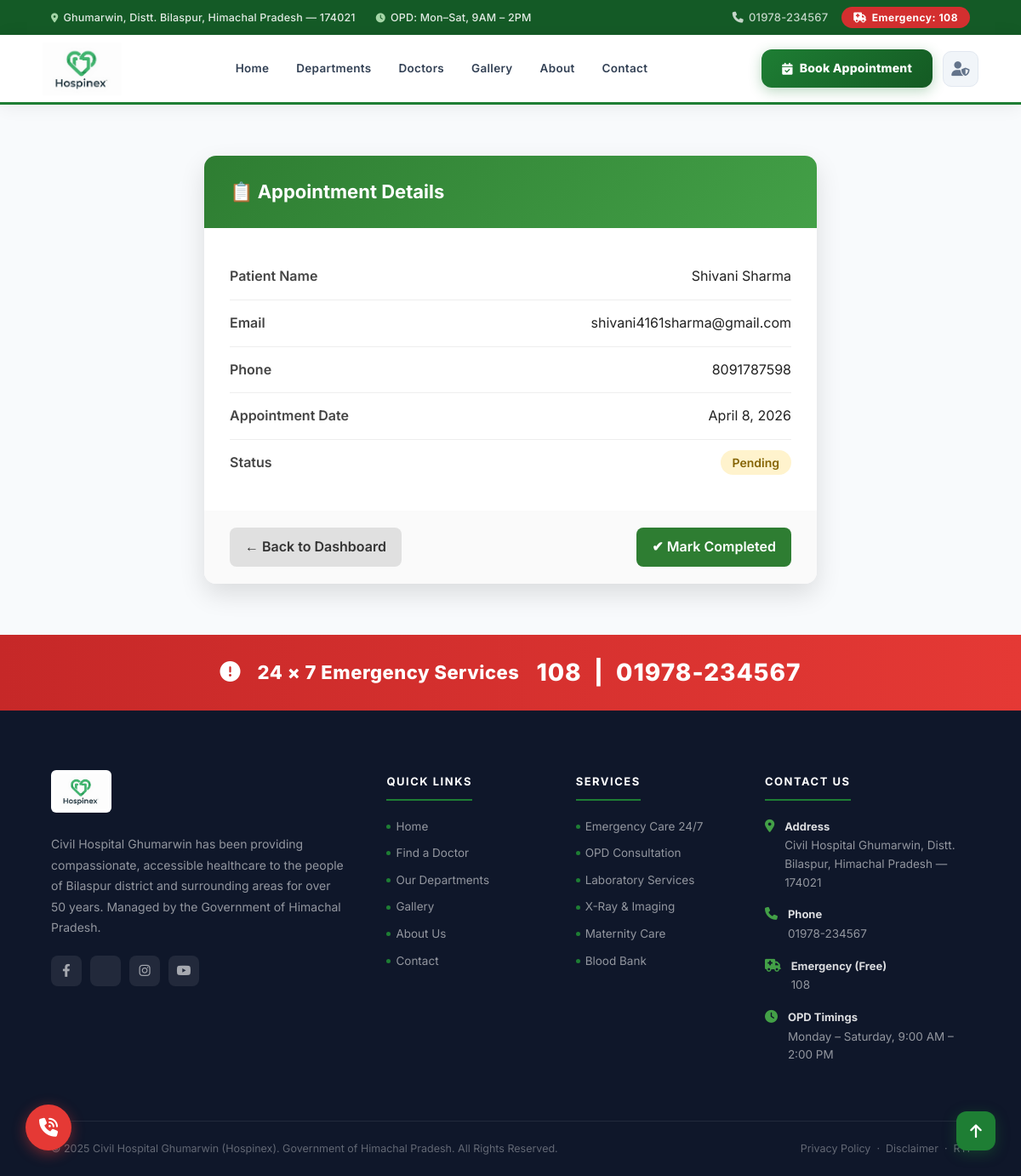
Screenshot of /doctor/notification/64/ (signed in) with the database file from the repository.
### doctors/models.py (models this page shows, shortened)
class Appointment(models.Model):
    STATUS_CHOICES = [
        ('waiting', 'Waiting'),
        ('in_progress', 'In Progress'),
        ('completed', 'Completed'),
        ('cancelled', 'Cancelled'),
    ]
    TIME_SLOTS = [
        ('09:00 AM', '09:00 AM'), ('10:00 AM', '10:00 AM'),
        ('11:00 AM', '11:00 AM'), ('12:00 PM', '12:00 PM'),
        ('02:00 PM', '02:00 PM'), ('03:00 PM', '03:00 PM'),
        ('04:00 PM', '04:00 PM')
    ]
    doctor = models.ForeignKey(Doctor, on_delete=models.CASCADE)
    patient_name = models.CharField(max_length=100)
    patient_email = models.EmailField(max_length=254)
    patient_phone = models.CharField(max_length=15)
    appointment_date = models.DateField()
    time_slot = models.CharField(max_length=20, choices=TIME_SLOTS, default='09:00 AM')
    disease = models.CharField(max_length=200, default="Not Specified")
    queue_number = models.PositiveIntegerField(blank=True, null=True)
    is_emergency = models.BooleanField(default=False)
    status = models.CharField(choices=STATUS_CHOICES, default='waiting', max_length=20)
    created_at = models.DateTimeField(auto_now_add=True)
    class Meta:
        ordering = ['appointment_date', 'queue_number']

### doctors/views.py (the view)
# urls.py: path("doctor/notification/<int:appointment_id>/", views.view_notification_appointment, name="view_notification_appointment"),
@login_required(login_url="doctor_login")
def view_notification_appointment(request, appointment_id):
    appointment = get_object_or_404(
        Appointment,
        id=appointment_id
    )
    DoctorNotification.objects.filter(
        doctor=request.user,
        appointment=appointment
    ).update(is_read=True)
    return render(
        request,
        "doctors/appointment_detail.html",
        {"appointment": appointment}
    )

### templates/doctors/appointment_detail.html (shortened to what this page needs)
{% extends "base.html" %}
{% load static %}
{% block content %}
<div class="appointment-card">
    <div class="appointment-header">
        <h2>📋 Appointment Details</h2>
    </div>
    <div class="appointment-body">
        <div class="info-row">
            <div class="info-label">Patient Name</div>
            <div class="info-value">{{ appointment.patient_name }}</div>
        </div>
        <div class="info-row">
            <div class="info-label">Email</div>
            <div class="info-value">{{ appointment.patient_email }}</div>
        </div>
        <div class="info-row">
            <div class="info-label">Phone</div>
            <div class="info-value">{{ appointment.patient_phone }}</div>
        </div>
        <div class="info-row">
            <div class="info-label">Appointment Date</div>
            <div class="info-value">{{ appointment.appointment_date }}</div>
        </div>
        <div class="info-row">
            <div class="info-label">Status</div>
            <div class="info-value">
                {% if appointment.status == "completed" %}
                    <span class="status-badge status-completed">Completed</span>
                {% else %}
                    <span class="status-badge status-pending">Pending</span>
                {% endif %}
            </div>
        </div>
    </div>
    <div class="action-bar">
        <a href="{% url 'doctor_dashboard' %}" class="btn btn-back">
            ← Back to Dashboard
        </a>
        {% if appointment.status != "completed" %}
        <a href="{% url 'mark_completed' appointment.id %}" class="btn btn-complete">
            ✔ Mark Completed
        </a>
        {% endif %}
    </div>
</div>
{% endblock %}

### templates/base.html (style rules this page uses)
:root { --green-primary: #1e7e34; --green-dark: #145a26; --green-light: #e8f5e9; --green-accent: #43a047; --white: #ffffff; --gray-50: #f8fafc; --gray-100: #f1f5f9; --gray-200: #e2e8f0; --gray-400: #94a3b8; --gray-500: #64748b; --gray-700: #334155; --gray-900: #0f172a; --shadow-sm: 0 1px 3px rgba(0,0,0,0.08); --shadow-md: 0 4px 16px rgba(0,0,0,0.08); --shadow-lg: 0 10px 40px rgba(0,0,0,0.10); --transition: all 0.25s cubic-bezier(0.4, 0, 0.2, 1); --radius: 12px; }
* { box-sizing: border-box; margin: 0; padding: 0; }
body { font-family: 'Inter', 'Poppins', sans-serif; background: var(--gray-50); color: var(--gray-700); line-height: 1.6; }

### templates/doctors/appointment_detail.html (style rules this page uses)
.appointment-card { max-width: 720px; margin: 60px auto; background: #ffffff; border-radius: 14px; box-shadow: 0 12px 30px rgba(0,0,0,0.12); overflow: hidden; }
.appointment-header { background: linear-gradient(135deg, #2e7d32, #43a047); color: white; padding: 25px 30px; }
.appointment-header h2 { margin: 0; font-size: 22px; }
.appointment-body { padding: 30px; }
.info-row { display: flex; justify-content: space-between; padding: 14px 0; border-bottom: 1px solid #eee; }
.info-row:last-child { border-bottom: none; }
.info-label { font-weight: 600; color: #444; }
.info-value { color: #222; }
.status-badge { padding: 6px 14px; border-radius: 20px; font-size: 14px; font-weight: 600; }
.status-pending { background: #fff3cd; color: #856404; }
.action-bar { display: flex; justify-content: space-between; padding: 20px 30px; background: #fafafa; }
.btn { padding: 10px 18px; border-radius: 8px; text-decoration: none; font-weight: 600; }
.btn-back { background: #e0e0e0; color: #333; }
.btn-complete { background: #2e7d32; color: white; }

### rows the page displays
Appointment: patient_name "Shivani Sharma", patient_email "shivani4161sharma@gmail.com", patient_phone "8091787598", appointment_date "April 8, 2026"
